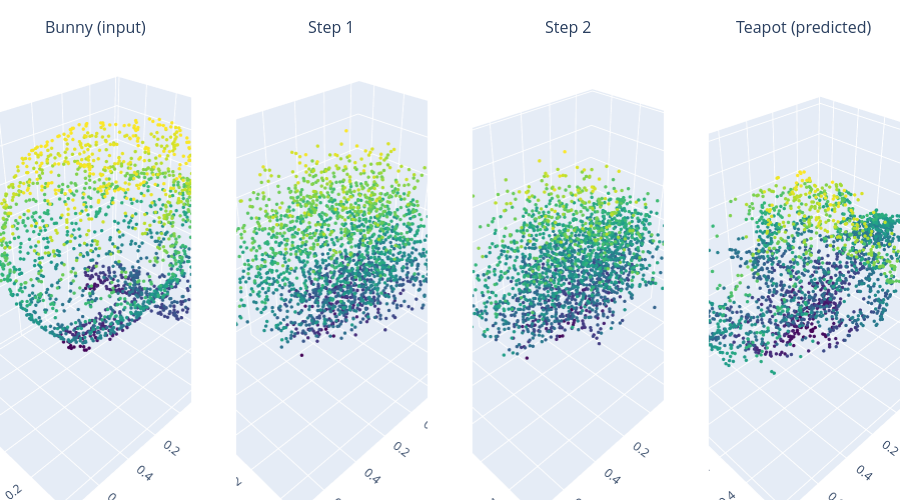

The notebook cell saved with this chart:
### Code cell
visualize_transition_3d(
    steps,
    titles=["Bunny (input)", "Step 1", "Step 2", "Teapot (predicted)"]
)

### Figure 1 — Plotly figure (JSON) as saved in the notebook; plotly's stock layout.template omitted (floating-point values rounded to 4 significant figures; data arrays with more than 128 entries replaced by an {"elided": "..."} marker saying what was removed)
{"data": [{"marker": {"color": {"elided": "2048 float values"}, "colorscale": [[0.0, "#440154"], [0.1111, "#482878"], [0.2222, "#3e4989"], [0.3333, "#31688e"], [0.4444, "#26828e"], [0.5556, "#1f9e89"], [0.6667, "#35b779"], [0.7778, "#6ece58"], [0.8889, "#b5de2b"], [1.0, "#fde725"]], "size": 2}, "mode": "markers", "showlegend": false, "x": {"elided": "2048 float values"}, "y": {"elided": "2048 float values"}, "z": {"elided": "2048 float values"}, "type": "scatter3d", "scene": "scene"}, {"marker": {"color": {"elided": "2048 float values"}, "colorscale": [[0.0, "#440154"], [0.1111, "#482878"], [0.2222, "#3e4989"], [0.3333, "#31688e"], [0.4444, "#26828e"], [0.5556, "#1f9e89"], [0.6667, "#35b779"], [0.7778, "#6ece58"], [0.8889, "#b5de2b"], [1.0, "#fde725"]], "size": 2}, "mode": "markers", "showlegend": false, "x": {"elided": "2048 float values"}, "y": {"elided": "2048 float values"}, "z": {"elided": "2048 float values"}, "type": "scatter3d", "scene": "scene2"}, {"marker": {"color": {"elided": "2048 float values"}, "colorscale": [[0.0, "#440154"], [0.1111, "#482878"], [0.2222, "#3e4989"], [0.3333, "#31688e"], [0.4444, "#26828e"], [0.5556, "#1f9e89"], [0.6667, "#35b779"], [0.7778, "#6ece58"], [0.8889, "#b5de2b"], [1.0, "#fde725"]], "size": 2}, "mode": "markers", "showlegend": false, "x": {"elided": "2048 float values"}, "y": {"elided": "2048 float values"}, "z": {"elided": "2048 float values"}, "type": "scatter3d", "scene": "scene3"}, {"marker": {"color": {"elided": "2048 float values"}, "colorscale": [[0.0, "#440154"], [0.1111, "#482878"], [0.2222, "#3e4989"], [0.3333, "#31688e"], [0.4444, "#26828e"], [0.5556, "#1f9e89"], [0.6667, "#35b779"], [0.7778, "#6ece58"], [0.8889, "#b5de2b"], [1.0, "#fde725"]], "size": 2}, "mode": "markers", "showlegend": false, "x": {"elided": "2048 float values"}, "y": {"elided": "2048 float values"}, "z": {"elided": "2048 float values"}, "type": "scatter3d", "scene": "scene4"}], "layout": {"scene": {"domain": {"x": [0.0, 0.2125], "y": [0.0, 1.0]}}, "scene2": {"domain": {"x": [0.2625, 0.475], "y": [0.0, 1.0]}}, "scene3": {"domain": {"x": [0.525, 0.7375], "y": [0.0, 1.0]}}, "scene4": {"domain": {"x": [0.7875, 1.0], "y": [0.0, 1.0]}}, "annotations": [{"font": {"size": 16}, "showarrow": false, "text": "Bunny (input)", "x": 0.1062, "xanchor": "center", "xref": "paper", "y": 1.0, "yanchor": "bottom", "yref": "paper"}, {"font": {"size": 16}, "showarrow": false, "text": "Step 1", "x": 0.3688, "xanchor": "center", "xref": "paper", "y": 1.0, "yanchor": "bottom", "yref": "paper"}, {"font": {"size": 16}, "showarrow": false, "text": "Step 2", "x": 0.6313, "xanchor": "center", "xref": "paper", "y": 1.0, "yanchor": "bottom", "yref": "paper"}, {"font": {"size": 16}, "showarrow": false, "text": "Teapot (predicted)", "x": 0.8938, "xanchor": "center", "xref": "paper", "y": 1.0, "yanchor": "bottom", "yref": "paper"}], "margin": {"l": 0, "r": 0, "t": 40, "b": 0}, "height": 500}}
